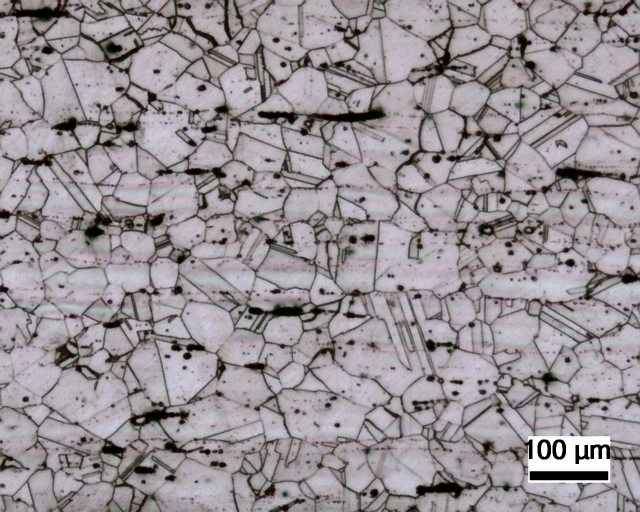
#> input picture img/im_ex_03.jpg, 1280 x 1024 px (shown at 1/2 size)
$ jupyter execute aula_filtros_vizinhanca.ipynb
#> lines starting #> are read from the running program, lines starting #| are printed output that depends on the picture
# Correções baseadas na análise do histograma
## *Leonardo Sales Araujo*
### *PEMM/COPPE - Universidade Federal do Rio de Janeiro*

### A primeira parte consiste em carregar os módulos necessários

[cell 1]
#carrega os módulos necessários ao código
import cv2
import numpy as np
import matplotlib.pyplot as plt
import matplotlib.image as img

### Carrega-se a imagem original e coleta os dados de cada cor

[cell 2]
#carrega a imagem do subdiretorio "img"
imagem = cv2.imread('img/im_ex_03.jpg')
#> imagem is the input picture: shape (1024, 1280, 3); mean B, G, R 150.4, 145.5, 152.4
#o python carrega a imagem em BGR e deve ser convertida para RGB
imagem = cv2.cvtColor(imagem, cv2.COLOR_BGR2RGB)

#alternativamente, pode-se carregar a imagem com matplotlib
#imagem = plt.imread('img/im_ex_B_HRI.jpg')

vermelho=imagem[:,:,0]
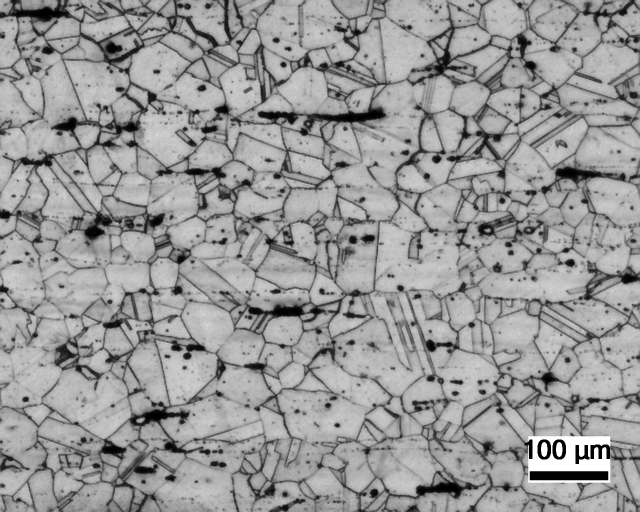
#> vermelho: shape (1024, 1280) (shown at 1/2 size); min 0, max 255, mean 152.4
verde=imagem[:,:,1]
azul=imagem[:,:,2]

### representa a figura e seus canais de cores

[cell 3]
#mostra a figura
plt.figure(1, figsize=(6,6),dpi=150)
plt.title('Imagem original')
plt.imshow(imagem)
#plt.xlim(3600,3800)
#plt.ylim(1800,2000)
plt.minorticks_on()
plt.grid(alpha=0.95,linestyle='-')
plt.show()

### Converte a imagem em tons de cinza e seu histograma

[cell 4]
#carrega a imagem já em tons de cinza
cinza = cv2.cvtColor(imagem, cv2.COLOR_BGR2GRAY)
#mostra a figura
plt.figure(2, figsize=(8,6),dpi=150)
plt.title('Imagem em tons de cinza')
plt.imshow(cinza, cmap='gray',vmin=0, vmax=255)
plt.colorbar(shrink=0.87)
plt.show()
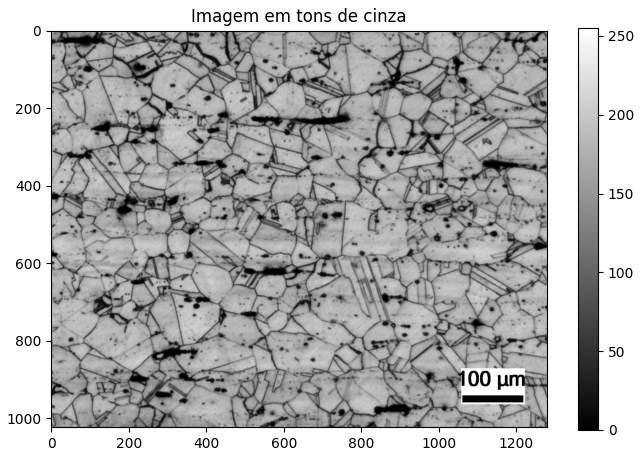
#> figure drawn by matplotlib, 2 panels

#mostra o histograma normal e log
plt.figure(3, figsize=(6, 6), dpi=150)
#hostograma normal
plt.subplot(211)
plt.hist(cinza.ravel(),256,[0,256],color = 'orange')
plt.xlim(-1, 257)
plt.ylabel('Contagem')
plt.minorticks_on()
ax = plt.gca()
ax.axes.xaxis.set_ticklabels([])
plt.grid(alpha=0.75,linestyle=':')

#histograma log
plt.subplot(212)
plt.hist(cinza.ravel(),256,[0,256],color = 'blue')
plt.yscale('log')
plt.xlim(-1, 257)
plt.ylabel('log(Contagem)')
plt.xlabel('intensidade')
plt.minorticks_on()
plt.grid(alpha=0.75,linestyle=':')
plt.show()
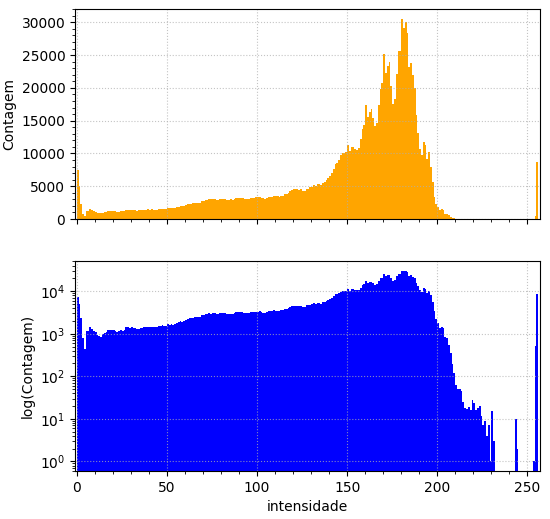
#> figure drawn by matplotlib, 2 panels; panel 2: tallest bar 30508 high, from x = 180 to 181

### Faz a correção baseada no histograma

Na imagem anterior, nota-se um intervalo não utilizado (nos valores de maior intensidade). Nesse sentido, o histograma pode ser "esticado" para preencher essa região e prover maior contraste.

[cell 5]
#faz a correção baseada no histograma
corr=(1.2)
nova_img=(corr)*cinza

#plot as imagens
fig,axs=plt.subplots(1,2,figsize=(8, 4), dpi=150)
axs[0].imshow(cinza, cmap='gray',vmin=0, vmax=255)
axs[0].set_title("Imagem original")
axs[1].imshow(nova_img, cmap='gray',vmin=0, vmax=255)
axs[1].set_title("Imagem ajustada")
for ax in axs.flat:
    ax.label_outer()

#plot os histogramas
fig,axs=plt.subplots(2,2,figsize=(8, 5), dpi=150,sharex=True, sharey=False)
axs[0,0].hist(cinza.ravel(),256,[0,256],color = 'orange')
axs[0,0].set_title("Histograma\n(imagem original)")
axs[0,1].hist(nova_img.ravel(),256,[0,256],color = 'orange')
axs[0,1].set_title("Histograma \n(imagem ajustada)")
axs[1,0].hist(cinza.ravel(),256,[0,256],color = 'blue')
axs[1,0].set_title("Escala Log do Histograma\n(imagem original)")
axs[1,0].set_yscale('log')
axs[1,0].set_ylim([1, 4e4])
axs[1,1].hist(nova_img.ravel(),256,[0,256],color = 'blue')
axs[1,1].set_title("Escala log do Histograma\n(imagem ajustada)")
axs[1,1].set_yscale('log')
axs[1,1].set_ylim([1, 4e4])
fig.tight_layout()
# Hide x labels and tick labels for top plots and y ticks for right plots.
for ax in axs.flat:
    ax.label_outer()
    ax.grid(alpha=0.75,linestyle=':')
    ax.set_xlim([-1, 257])

plt.show()
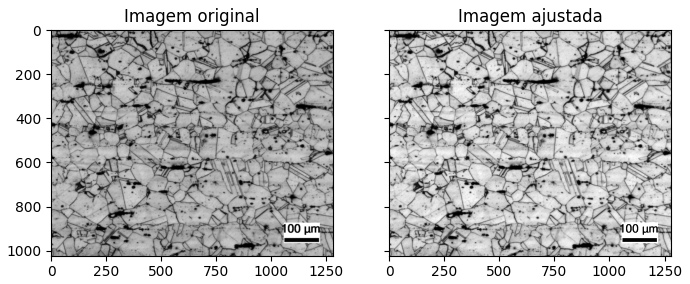
#> figure drawn by matplotlib, 2 panels
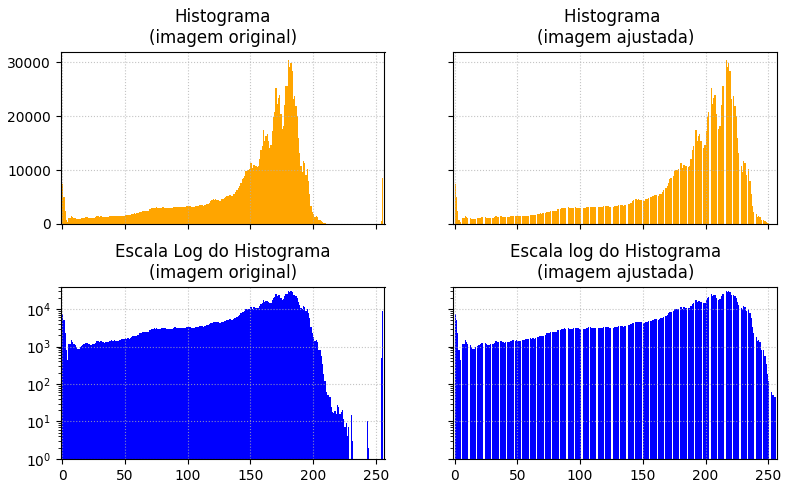
#> figure drawn by matplotlib, 4 panels; panel 3: tallest bar 30508 high, from x = 180 to 181

### Faz a correção baseada do Gama ($\gamma$)

A correção de gama é baseada na relação:

$s = Ar^{\gamma}$

onde $r$ é a imagem original, $s$ é a imagem transformada e $A$ e $\gamma$ são constantes.

[cell 6]
#correção com gama
const_a = 1.2
gama = 0.8
lookUpTable = np.empty((1,256), np.uint8)
for i in range(256):
    lookUpTable[0,i] = np.clip(const_a*pow(i / 255.0, gama) * 255.0, 0, 255)
im_corr_gama = cv2.LUT(cinza, lookUpTable)
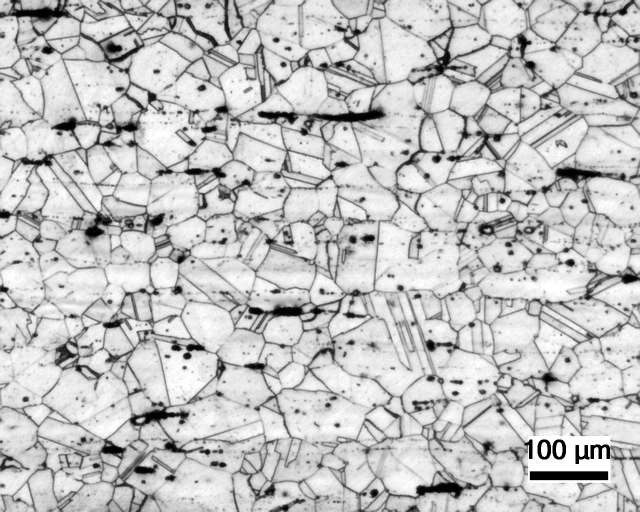
#> im_corr_gama: shape (1024, 1280) (shown at 1/2 size); min 0, max 255, mean 194.6

#plota as imagens
fig,axs=plt.subplots(1,2,figsize=(8, 4), dpi=150)
axs[0].imshow(cinza, cmap='gray',vmin=0, vmax=255)
axs[0].set_title("Imagem original")
axs[1].imshow(im_corr_gama, cmap='gray',vmin=0, vmax=255)
axs[1].set_title("Imagem ajustada")
for ax in axs.flat:
    ax.label_outer()
fig.tight_layout()

#plotaos histogramas
fig,axs=plt.subplots(1,2,figsize=(8, 3), dpi=150,sharex=False, sharey=False)
axs[0].hist(cinza.ravel(),256,[0,256],color = 'orange')
axs[0].set_title("Histograma\n(imagem original)")
axs[1].hist(im_corr_gama.ravel(),256,[0,256],color = 'orange')
axs[1].set_title("Histograma \n(imagem ajustada)")
fig.tight_layout()

plt.show()
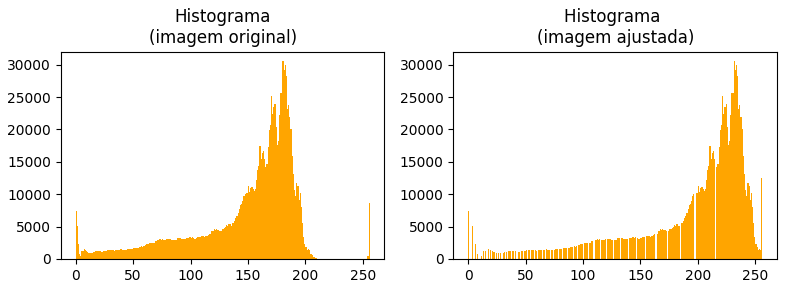
#> figure drawn by matplotlib, 2 panels; panel 1: tallest bar 30508 high, from x = 180 to 181; panel 2: tallest bar 30508 high, from x = 231 to 232

$ run again, with img/im_ex_01.jpg copied over img/im_ex_03.jpg
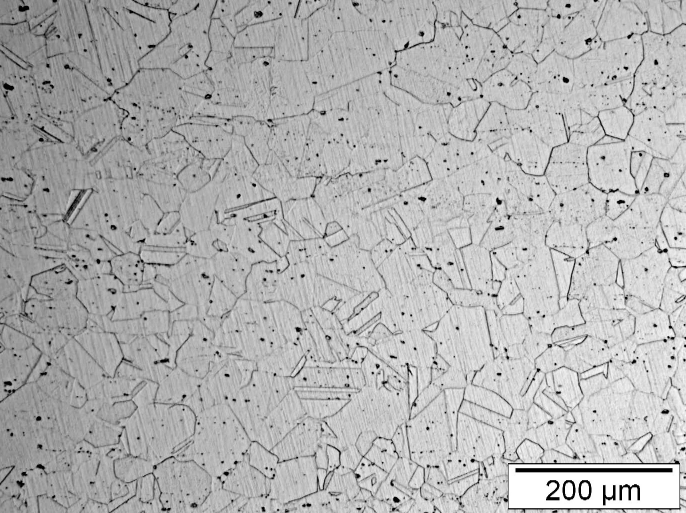
#> input picture img/im_ex_01.jpg, 1372 x 1026 px (shown at 1/2 size)
#> imagem is the input picture: shape (1026, 1372, 3); min 0, max 255, mean 177.8
#> `im_corr_gama = cv2.LUT(cinza, lookUpTable)`:
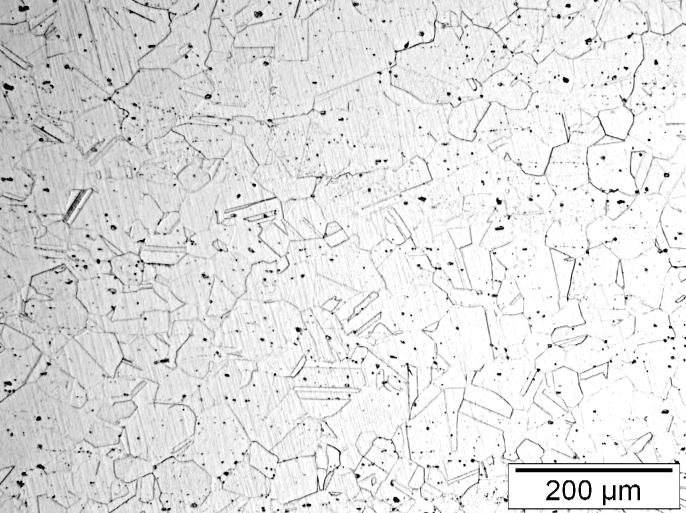
#> im_corr_gama: shape (1026, 1372) (shown at 1/2 size); min 0, max 255, mean 224.2
#> `plt.show()`:
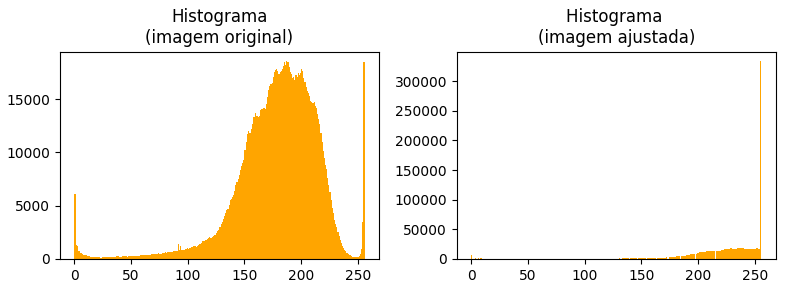
#> figure drawn by matplotlib, 2 panels; panel 1: tallest bar 18532 high, from x = 187 to 188; panel 2: tallest bar 333276 high, from x = 255 to 256

$ run again, with img/im_ex_02.jpg copied over img/im_ex_03.jpg
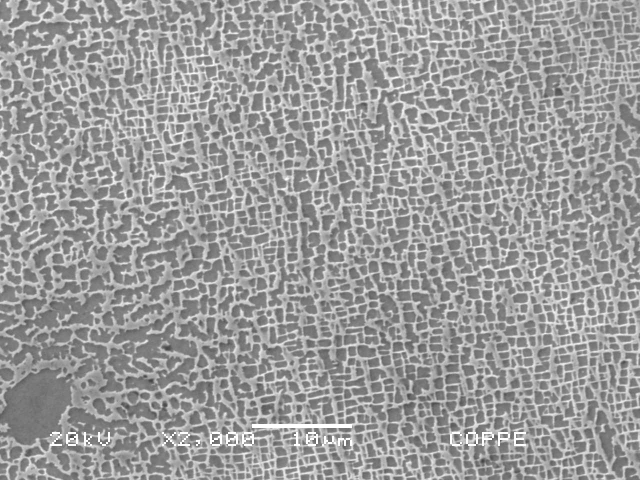
#> input picture img/im_ex_02.jpg, 1280 x 960 px (shown at 1/2 size)
#> imagem is the input picture: shape (960, 1280, 3); min 60, max 255, mean 155.9
#> `im_corr_gama = cv2.LUT(cinza, lookUpTable)`:
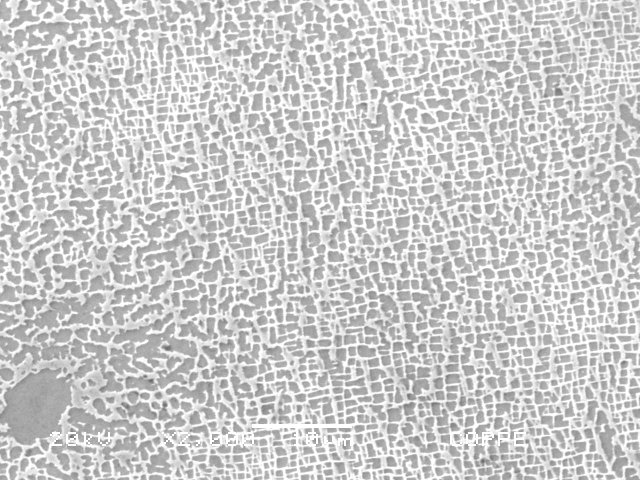
#> im_corr_gama: shape (960, 1280) (shown at 1/2 size); min 96, max 255, mean 203.6
#> `plt.show()`:
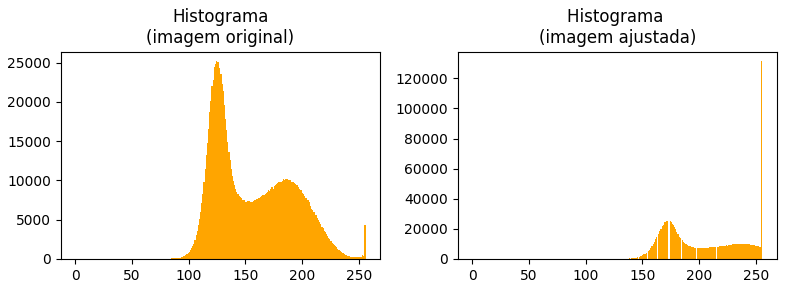
#> figure drawn by matplotlib, 2 panels; panel 1: tallest bar 25153 high, from x = 124 to 125; panel 2: tallest bar 131270 high, from x = 255 to 256
